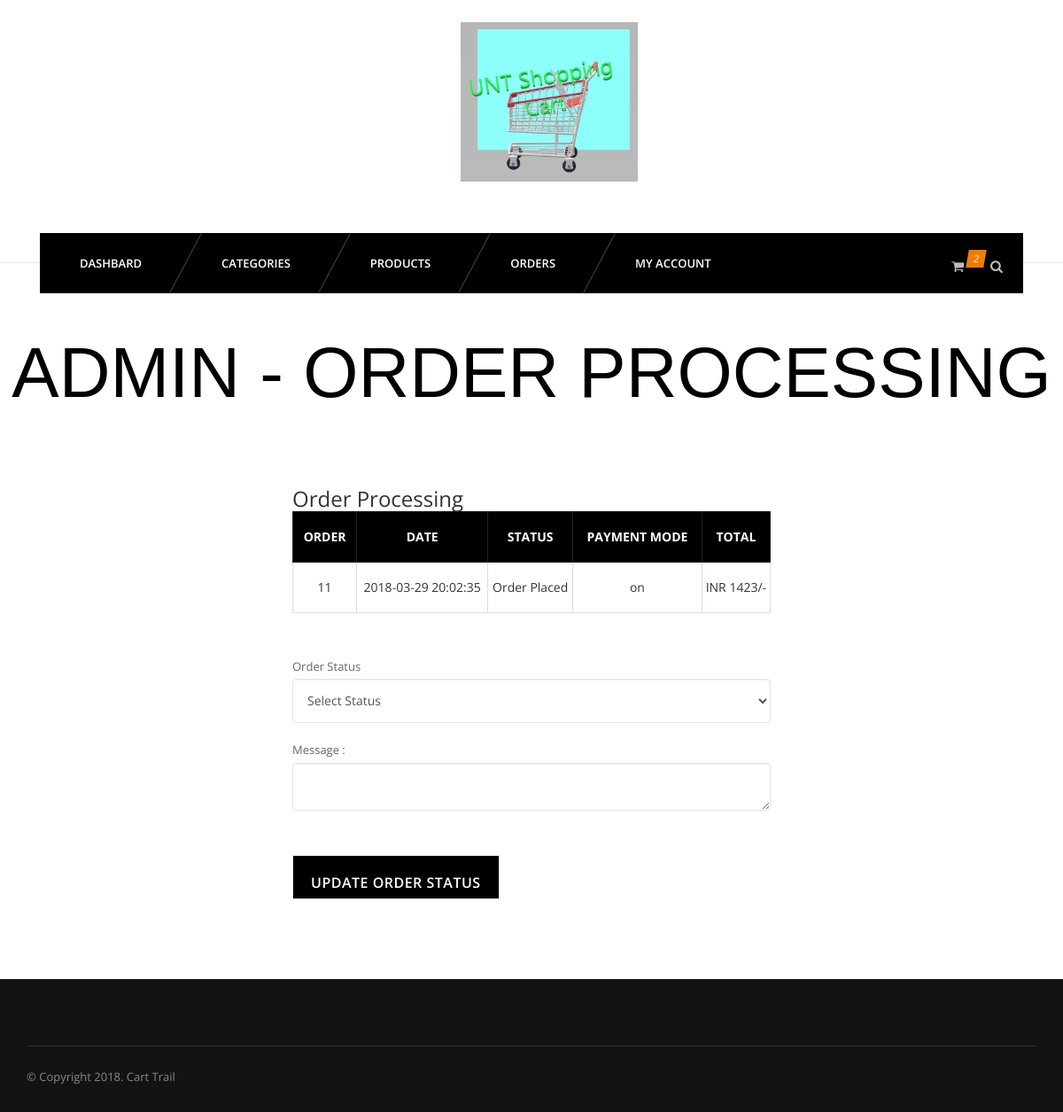
Screenshot of /admin/order-process.php?id=11 (signed in) with the database file from the repository.
### tables this page shows
CREATE TABLE `orders` (
  `id` int(11) NOT NULL,
  `uid` int(11) NOT NULL,
  `totalprice` varchar(255) NOT NULL,
  `orderstatus` varchar(255) NOT NULL,
  `paymentmode` varchar(255) NOT NULL,
  `timestamp` datetime NOT NULL DEFAULT CURRENT_TIMESTAMP
);

### admin/order-process.php (the view, shortened to what this page needs)
<?php include 'inc/header.php'; ?>
<?php include 'inc/nav.php'; ?>
	<section id="content">
		<div class="content-blog">
					<div class="page_header text-center">
						<h2>Admin - Order Processing</h2>
					</div>
<form method="post">
<div class="container">
			<div class="row">
				<div class="col-md-6 col-md-offset-3">
					<div class="billing-details">
						<h3 class="uppercase">Order Processing</h3>
				<table class="cart-table account-table table table-bordered">
				<thead>
					<tr>
						<th>Order</th>
						<th>Date</th>
						<th>Status</th>
						<th>Payment Mode</th>
						<th>Total</th>
					</tr>
				</thead>
				<tbody>
				<?php
					if(isset($_GET['id']) & !empty($_GET['id'])){
						$oid = $_GET['id'];
					}else{
						header('location: orders.php');
					}
					$ordsql = "SELECT * FROM orders WHERE id='$oid'";
					$ordres = mysqli_query($connection, $ordsql);
					while($ordr = mysqli_fetch_assoc($ordres)){
				?>
					<tr>
						<td>
							<?php echo $ordr['id']; ?>
						</td>
						<td>
							<?php echo $ordr['timestamp']; ?>
						</td>
						<td>
							<?php echo $ordr['orderstatus']; ?>
						</td>
						<td>
							<?php echo $ordr['paymentmode']; ?>
						</td>
						<td>
							INR <?php echo $ordr['totalprice']; ?>/-
						</td>
					</tr>
				<?php } ?>
				</tbody>
			</table>
							<label class="">Order Status </label>
							<select name="status" class="form-control">
								<option value="">Select Status</option>
							</select>
							<label>Message :</label>
							<textarea class="form-control" name="message" cols="10"> </textarea>
					<input type="submit" class="button btn-lg" value="Update Order Status">
					</div>
				</div>
			</div>
		</div>
</form>
		</div>
	</section>
<?php include 'inc/footer.php' ?>

### css/light.css (style rules this page uses)
body { background-color:#fff; }

### rows the page displays
orders: id "11", timestamp "2018-03-29 20:02:35", orderstatus "Order Placed", paymentmode "on", totalprice "1423"
